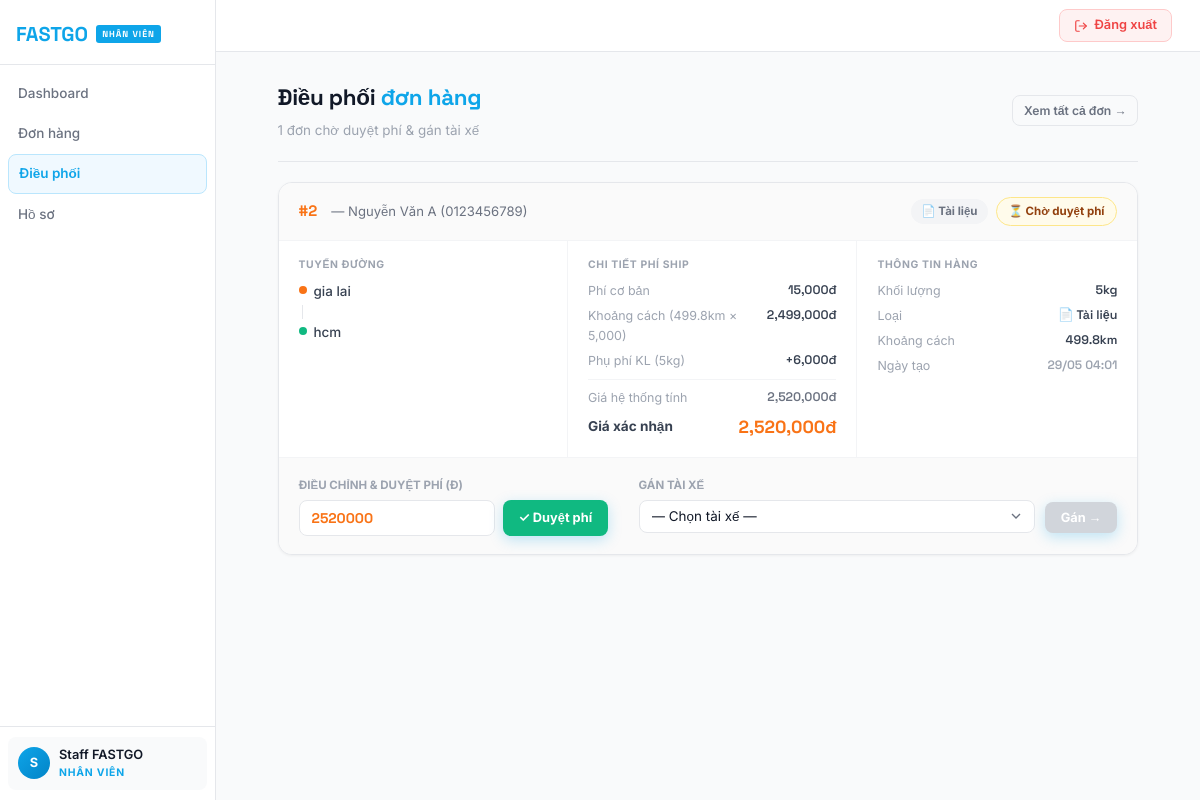
/staff/dispatch.php (signed in), run on the app's committed database.
### tables this page shows
CREATE TABLE `orders` (
  `id` int(11) NOT NULL,
  `customer_id` int(11) NOT NULL,
  `driver_id` int(11) DEFAULT NULL,
  `staff_id` int(11) DEFAULT NULL,
  `pickup_address` text NOT NULL,
  `delivery_address` text NOT NULL,
  `weight` decimal(10,2) DEFAULT NULL,
  `price` decimal(10,2) DEFAULT NULL,
  `status` enum('pending','assigned','picked_up','delivering','completed','cancelled') DEFAULT 'pending',
  `created_at` timestamp NOT NULL DEFAULT current_timestamp(),
  `distance_km` decimal(8,2) DEFAULT 0.00 COMMENT 'Khoảng cách km',
  `package_type` varchar(20) DEFAULT 'small' COMMENT 'Loại hàng: document/small/medium/large/fragile/food',
  `note` text DEFAULT NULL COMMENT 'Ghi chú của khách',
  `goods_value` decimal(12,2) DEFAULT 0.00 COMMENT 'Giá trị hàng hóa',
  `shipping_fee` decimal(12,2) DEFAULT 0.00 COMMENT 'Phí ship hệ thống tính',
  `fee_approved` tinyint(1) DEFAULT 0 COMMENT '1 = nhân viên đã duyệt phí'
);

CREATE TABLE `users` (
  `id` int(11) NOT NULL,
  `fullname` varchar(255) NOT NULL,
  `email` varchar(255) NOT NULL,
  `phone` varchar(20) DEFAULT NULL,
  `password` varchar(255) NOT NULL,
  `role` enum('admin','staff','driver','customer') DEFAULT 'customer',
  `status` enum('active','locked') NOT NULL DEFAULT 'active',
  `cccd` varchar(20) DEFAULT NULL,
  `birthdate` date DEFAULT NULL,
  `education` varchar(100) DEFAULT NULL,
  `vehicle_plate` varchar(20) DEFAULT NULL,
  `address` text DEFAULT NULL,
  `hometown` varchar(255) DEFAULT NULL,
  `ethnicity` varchar(100) DEFAULT NULL,
  `gender` varchar(20) DEFAULT NULL,
  `nationality` varchar(100) DEFAULT NULL,
  `religion` varchar(100) DEFAULT NULL,
  `license_type` varchar(20) DEFAULT NULL,
  `created_at` timestamp NOT NULL DEFAULT current_timestamp()
);

### staff/dispatch.php (the view, shortened to what this page needs)
<?php
require "../includes/db.php";
try {
    $conn->exec("ALTER TABLE orders ADD COLUMN IF NOT EXISTS distance_km DECIMAL(8,2) DEFAULT 0");
    $conn->exec("ALTER TABLE orders ADD COLUMN IF NOT EXISTS package_type VARCHAR(20) DEFAULT 'small'");
    $conn->exec("ALTER TABLE orders ADD COLUMN IF NOT EXISTS note TEXT DEFAULT NULL");
    $conn->exec("ALTER TABLE orders ADD COLUMN IF NOT EXISTS shipping_fee DECIMAL(12,2) DEFAULT 0");
    $conn->exec("ALTER TABLE orders ADD COLUMN IF NOT EXISTS fee_approved TINYINT(1) DEFAULT 0");
} catch (Exception $e) {}
$orders = $conn->query("
    SELECT orders.*, u.fullname AS customer_name, u.phone AS customer_phone
    FROM orders
    LEFT JOIN users u ON orders.customer_id = u.id
    WHERE orders.driver_id IS NULL AND orders.status='pending'
    ORDER BY orders.id DESC
")->fetchAll(PDO::FETCH_ASSOC);
$pkg_labels = [
    'document'=>'📄 Tài liệu','small'=>'📦 Nhỏ','medium'=>'🛍️ Vừa',
    'large'=>'📫 Lớn','fragile'=>'🪴 Dễ vỡ','food'=>'🍱 Thực phẩm',
];
include "../includes/header-nhanvien.php";
?>
<div class="pg-head">
    <div>
        <h2>Điều phối <span>đơn hàng</span></h2>
        <p><?= count($orders) ?> đơn chờ duyệt phí & gán tài xế</p>
    </div>
    <a href="orders.php" class="btn btn-ghost btn-sm">Xem tất cả đơn →</a>
</div>
<?php if (empty($orders)): ?>
<div class="empty-dispatch">
    <div class="ei"><svg viewBox="0 0 24 24"><path d="M9 11l3 3L22 4"/><path d="M21 12v7a2 2 0 0 1-2 2H5a2 2 0 0 1-2-2V5a2 2 0 0 1 2-2h11"/></svg></div>
    <p style="font-weight:600;font-size:.95rem;margin-bottom:6px">Không có đơn nào chờ điều phối</p>
    <p style="font-size:.84rem">Tất cả đơn đã được xử lý</p>
</div>
<?php else: ?>
<div class="dispatch-wrap">
<?php foreach ($orders as $order):
    $km         = (float)($order['distance_km'] ?? 0);
    $weight     = (float)($order['weight'] ?? 0);
    $pkg        = $order['package_type'] ?? 'small';
    $pkg_label  = $pkg_labels[$pkg] ?? $pkg;
    $approved   = (int)($order['fee_approved'] ?? 0);
    $base       = 15000;
    $km_fee     = round($km * 5000);
    $wt_fee     = $weight > 3 ? round(($weight - 3) * 3000) : 0;
    $type_fees  = ['document'=>0,'small'=>5000,'medium'=>10000,'large'=>20000,'fragile'=>15000,'food'=>15000];
    $type_fee   = $type_fees[$pkg] ?? 0;
    $calc_total = ceil(($base + $km_fee + $wt_fee + $type_fee) / 1000) * 1000;
    $final_price = (float)$order['price'];
?>
<div class="dispatch-card">
    <div class="dc-header">
        <div style="display:flex;align-items:center;gap:4px;">
            <span class="dc-id">#<?= $order['id'] ?></span>
            <span class="dc-customer">— <?= htmlspecialchars($order['customer_name'] ?? '—') ?> <?= $order['customer_phone'] ? '(' . htmlspecialchars($order['customer_phone']) . ')' : '' ?></span>
        </div>
        <div style="display:flex;gap:8px;align-items:center;">
            <span class="dc-pkg"><?= $pkg_label ?></span>
            <span class="dc-fee-badge <?= $approved ? 'fee-approved' : 'fee-pending' ?>">
                <?= $approved ? '✓ Đã duyệt phí' : '⏳ Chờ duyệt phí' ?>
            </span>
        </div>
    </div>
    <div class="dc-body">
        <div class="dc-col">
            <div class="dc-col-label">Tuyến đường</div>
            <div class="dc-addr">
                <div class="addr-from">
                    <span class="addr-dot" style="background:#f97316;margin-top:5px"></span>
                    <span><?= htmlspecialchars($order['pickup_address']) ?></span>
                </div>
                <div class="addr-to">
                    <span class="addr-dot" style="background:#10b981;margin-top:5px"></span>
                    <span><?= htmlspecialchars($order['delivery_address']) ?></span>
                </div>
            </div>
        </div>
        <div class="dc-col">
            <div class="dc-col-label">Chi tiết phí ship</div>
            <div class="fee-detail-row">
                <span class="fl">Phí cơ bản</span>
                <span class="fv"><?= number_format($base) ?>đ</span>
            </div>
            <div class="fee-detail-row">
                <span class="fl">Khoảng cách (<?= $km ?>km × 5,000)</span>
                <span class="fv"><?= number_format($km_fee) ?>đ</span>
            </div>
            <?php if ($wt_fee > 0): ?>
            <div class="fee-detail-row">
                <span class="fl">Phụ phí KL (<?= $weight ?>kg)</span>
                <span class="fv">+<?= number_format($wt_fee) ?>đ</span>
            </div>
            <?php endif; ?>
            <div class="fee-divider"></div>
            <div class="fee-detail-row">
                <span class="fl">Giá hệ thống tính</span>
                <span class="fv" style="color:#6b7280"><?= number_format($calc_total) ?>đ</span>
            </div>
            <div class="fee-total-row">
                <span class="fl">Giá xác nhận</span>
                <span class="fv"><?= number_format($final_price) ?>đ</span>
            </div>
        </div>
        <div class="dc-col">
            <div class="dc-col-label">Thông tin hàng</div>
            <div class="fee-detail-row"><span class="fl">Khối lượng</span><span class="fv"><?= $weight ?>kg</span></div>
            <div class="fee-detail-row"><span class="fl">Loại</span><span class="fv"><?= $pkg_label ?></span></div>
            <?php if ($km > 0): ?>
            <div class="fee-detail-row"><span class="fl">Khoảng cách</span><span class="fv"><?= $km ?>km</span></div>
            <?php endif; ?>
            <div class="fee-detail-row"><span class="fl">Ngày tạo</span><span class="fv" style="color:#9ca3af;font-size:.76rem"><?= date('d/m H:i', strtotime($order['created_at'])) ?></span></div>
        </div>
    </div>
    <div class="dc-action">
        <form method="POST" class="fee-edit-form" style="max-width:280px;">
            <label>Điều chỉnh & duyệt phí (đ)</label>
            <div class="fee-input-row">
                <input type="number" name="final_price" step="1000" min="0"
                    value="<?= (int)$final_price ?>"
                    placeholder="Nhập giá xác nhận">
                <button type="submit" name="approve_fee" class="btn-approve">
                    <?= $approved ? '✓ Cập nhật' : '✓ Duyệt phí' ?>
                </button>
            </div>
        </form>
        <form method="POST" class="assign-form" style="flex:1;min-width:220px;">
            <div style="flex:1;">
                <label>Gán tài xế</label>
                <select name="driver_id" <?= !$approved ? 'title="Hãy duyệt phí trước khi gán tài xế"' : '' ?>>
                    <option value="">— Chọn tài xế —</option>
                </select>
            </div>
            <button type="submit" name="assign" class="btn-assign" <?= !$approved ? 'disabled' : '' ?>>
                Gán →
            </button>
        </form>
    </div>
</div>
<?php endforeach; ?>
</div>
<?php endif; ?>
<?php include "../includes/footer.php"; ?>

### assets/css/style.css (style rules this page uses)
:root { --brand: #F97316; --brand-dark: #C2410C; --brand-mid: #EA580C; --brand-glow: rgba(249,115,22,.16); --brand-light: #FFF7ED; --brand-border: #FED7AA; --accent: #0EA5E9; --text: #111827; --text-muted: #6B7280; --text-light: #9CA3AF; --bg: #F9FAFB; --bg-alt: #F3F4F6; --surface: #FFFFFF; --surface-2: #F9FAFB; --border: #E5E7EB; --border-dark: #D1D5DB; --shadow-xs: 0 1px 2px rgba(0,0,0,.05); --shadow-sm: 0 1px 3px rgba(0,0,0,.08), 0 1px 2px rgba(0,0,0,.04); --shadow: 0 4px 6px rgba(0,0,0,.06), 0 2px 4px rgba(0,0,0,.04); --shadow-md: 0 10px 15px rgba(0,0,0,.06), 0 4px 6px rgba(0,0,0,.04); --shadow-lg: 0 20px 25px rgba(0,0,0,.07), 0 8px 10px rgba(0,0,0,.04); --shadow-brand: 0 4px 14px rgba(249,115,22,.3); --radius-xs: 4px; --radius-sm: 8px; --radius: 12px; --radius-lg: 16px; --radius-xl: 24px; --transition: .15s cubic-bezier(.4,0,.2,1); --transition-md: .25s cubic-bezier(.4,0,.2,1); --role-color: #F97316; --role-dark: #C2410C; --role-mid: #EA580C; --role-light: #FFF7ED; --role-border: #FED7AA; --role-glow: rgba(249,115,22,.14); }
*, *::before, *::after { box-sizing: border-box; margin: 0; padding: 0; }
html { scroll-behavior: smooth; }
body { font-family: 'Inter', sans-serif; background: var(--bg); color: var(--text); min-height: 100vh; line-height: 1.6; -webkit-font-smoothing: antialiased; -moz-osx-font-smoothing: grayscale; font-size: 15px; }
.btn { display: inline-flex; align-items: center; justify-content: center; gap: 6px; padding: 8px 18px; border-radius: var(--radius-sm); font-family: 'Inter', sans-serif; font-weight: 600; font-size: 0.84rem; cursor: pointer; border: none; transition: var(--transition); text-decoration: none; white-space: nowrap; }
.btn-ghost { background: var(--surface-2); color: var(--text-muted); border: 1.5px solid var(--border); }
.btn-sm { padding: 5px 11px; font-size: 0.76rem; }
button, input[type=submit] { display: inline-flex; align-items: center; justify-content: center; padding: 9px 20px; border-radius: var(--radius-sm); font-family: 'Inter', sans-serif; font-weight: 600; font-size: 0.86rem; cursor: pointer; border: none; background: var(--role-color); color: #fff; transition: var(--transition); box-shadow: var(--shadow-brand); }
a { color: var(--role-color); text-decoration: none; font-weight: 500; transition: opacity var(--transition); }
select { padding: 8px 32px 8px 12px; border: 1.5px solid var(--border); border-radius: var(--radius-sm); font-family: 'Inter', sans-serif; font-size: 0.86rem; background: var(--surface); cursor: pointer; color: var(--text); appearance: none; background-repeat: no-repeat; background-position: right 10px center; outline: none; }
p { margin-bottom: 12px; }
h1, h2, h3 { font-family: 'Space Grotesk', sans-serif; font-weight: 700; margin-bottom: 14px; letter-spacing: -0.3px; }
h2 { font-size: 1.35rem; }
body.has-sidebar { display: flex; min-height: 100vh; }

### data on the page
orders: id "2", customer.fullname "Nguyễn Văn A", customer.phone "0123456789", package_type "📄 Tài liệu", shows "⏳ Chờ duyệt phí", pickup_address "gia lai", delivery_address "hcm", base "15,000", distance_km "499.8", distance_km "2,499,000", weight "5", weight "6,000", calc_total "2,520,000", price "2,520,000", created_at "29/05 04:01", final_price "2520000", shows "✓ Duyệt phí"

### other printed values
$role_label "NHÂN VIÊN"
$item['label'] "Dashboard"
$item['label'] "Đơn hàng"
$item['label'] "Điều phối"
$item['label'] "Hồ sơ"
$initials "S"
$fullname "Staff FASTGO"
count($orders) "1"
